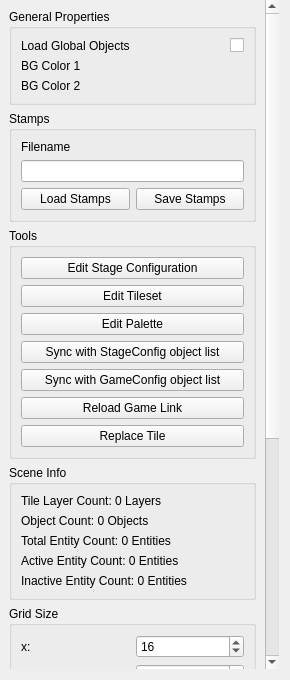
<?xml version="1.0" encoding="UTF-8"?>
<ui version="4.0">
 <class>ScenePropertiesv5</class>
 <widget class="QWidget" name="ScenePropertiesv5">
  <property name="geometry">
   <rect>
    <x>0</x>
    <y>0</y>
    <width>290</width>
    <height>680</height>
   </rect>
  </property>
  <property name="maximumSize">
   <size>
    <width>290</width>
    <height>16777215</height>
   </size>
  </property>
  <property name="windowTitle">
   <string>Form</string>
  </property>
  <layout class="QGridLayout" name="gridLayout">
   <property name="leftMargin">
    <number>0</number>
   </property>
   <property name="topMargin">
    <number>0</number>
   </property>
   <item row="0" column="0">
    <widget class="QScrollArea" name="scrollArea">
     <property name="frameShape">
      <enum>QFrame::NoFrame</enum>
     </property>
     <property name="widgetResizable">
      <bool>true</bool>
     </property>
     <widget class="QWidget" name="scrollAreaWidgetContents">
      <property name="geometry">
       <rect>
        <x>0</x>
        <y>0</y>
        <width>267</width>
        <height>1085</height>
       </rect>
      </property>
      <layout class="QGridLayout" name="gridLayout_3">
       <item row="13" column="0">
        <spacer name="verticalSpacer">
         <property name="orientation">
          <enum>Qt::Vertical</enum>
         </property>
         <property name="sizeHint" stdset="0">
          <size>
           <width>20</width>
           <height>40</height>
          </size>
         </property>
        </spacer>
       </item>
       <item row="14" column="0" colspan="2">
        <widget class="QGroupBox" name="groupBox">
         <property name="title">
          <string>Misc Values</string>
         </property>
         <layout class="QGridLayout" name="gridLayout_6">
          <item row="4" column="0">
           <widget class="QLabel" name="label_12">
            <property name="text">
             <string>Unknown 5</string>
            </property>
           </widget>
          </item>
          <item row="6" column="0">
           <widget class="QLabel" name="label_9">
            <property name="text">
             <string>Unknown 7</string>
            </property>
           </widget>
          </item>
          <item row="8" column="0">
           <widget class="QLabel" name="label_8">
            <property name="text">
             <string>Unknown 9</string>
            </property>
           </widget>
          </item>
          <item row="0" column="0">
           <widget class="QLabel" name="label">
            <property name="text">
             <string>Unknown 1</string>
            </property>
           </widget>
          </item>
          <item row="5" column="0">
           <widget class="QLabel" name="label_10">
            <property name="text">
             <string>Unknown 6</string>
            </property>
           </widget>
          </item>
          <item row="0" column="1">
           <widget class="QSpinBox" name="unknown1">
            <property name="maximum">
             <number>255</number>
            </property>
           </widget>
          </item>
          <item row="7" column="0">
           <widget class="QLabel" name="label_5">
            <property name="text">
             <string>Unknown 8</string>
            </property>
           </widget>
          </item>
          <item row="2" column="0">
           <widget class="QLabel" name="label_14">
            <property name="text">
             <string>Unknown 3</string>
            </property>
           </widget>
          </item>
          <item row="3" column="0">
           <widget class="QLabel" name="label_13">
            <property name="text">
             <string>Unknown 4</string>
            </property>
           </widget>
          </item>
          <item row="1" column="0">
           <widget class="QLabel" name="label_15">
            <property name="text">
             <string>Unknown 2</string>
            </property>
           </widget>
          </item>
          <item row="1" column="1">
           <widget class="QSpinBox" name="unknown2">
            <property name="maximum">
             <number>255</number>
            </property>
           </widget>
          </item>
          <item row="6" column="1">
           <widget class="QSpinBox" name="unknown7">
            <property name="maximum">
             <number>255</number>
            </property>
           </widget>
          </item>
          <item row="5" column="1">
           <widget class="QSpinBox" name="unknown6">
            <property name="maximum">
             <number>255</number>
            </property>
           </widget>
          </item>
          <item row="4" column="1">
           <widget class="QSpinBox" name="unknown5">
            <property name="maximum">
             <number>255</number>
            </property>
           </widget>
          </item>
          <item row="3" column="1">
           <widget class="QSpinBox" name="unknown4">
            <property name="maximum">
             <number>255</number>
            </property>
           </widget>
          </item>
          <item row="2" column="1">
           <widget class="QSpinBox" name="unknown3">
            <property name="maximum">
             <number>255</number>
            </property>
           </widget>
          </item>
          <item row="8" column="1">
           <widget class="QSpinBox" name="unknown9">
            <property name="maximum">
             <number>255</number>
            </property>
           </widget>
          </item>
          <item row="7" column="1">
           <widget class="QSpinBox" name="unknown8">
            <property name="maximum">
             <number>255</number>
            </property>
           </widget>
          </item>
         </layout>
        </widget>
       </item>
       <item row="1" column="0" colspan="2">
        <widget class="QGroupBox" name="stampsBox">
         <property name="title">
          <string>Stamps</string>
         </property>
         <layout class="QGridLayout" name="gridLayout_4">
          <item row="2" column="1">
           <widget class="QPushButton" name="saveStamps">
            <property name="text">
             <string>Save Stamps</string>
            </property>
           </widget>
          </item>
          <item row="0" column="0">
           <widget class="QLabel" name="label_2">
            <property name="text">
             <string>Filename</string>
            </property>
           </widget>
          </item>
          <item row="2" column="0">
           <widget class="QPushButton" name="loadStamps">
            <property name="maximumSize">
             <size>
              <width>16777215</width>
              <height>16777215</height>
             </size>
            </property>
            <property name="text">
             <string>Load Stamps</string>
            </property>
           </widget>
          </item>
          <item row="1" column="0" colspan="2">
           <widget class="QLineEdit" name="stampName"/>
          </item>
         </layout>
        </widget>
       </item>
       <item row="8" column="0" colspan="2">
        <widget class="QGroupBox" name="infoBox">
         <property name="title">
          <string>Scene Info</string>
         </property>
         <layout class="QVBoxLayout" name="verticalLayout">
          <item>
           <widget class="QLabel" name="layerCnt">
            <property name="text">
             <string>Tile Layer Count: 0 Layers</string>
            </property>
           </widget>
          </item>
          <item>
           <widget class="QLabel" name="objCnt">
            <property name="text">
             <string>Object Count: 0 Objects</string>
            </property>
           </widget>
          </item>
          <item>
           <widget class="QLabel" name="entCntTot">
            <property name="text">
             <string>Total Entity Count: 0 Entities</string>
            </property>
           </widget>
          </item>
          <item>
           <widget class="QLabel" name="entCntAct">
            <property name="text">
             <string>Active Entity Count: 0 Entities</string>
            </property>
           </widget>
          </item>
          <item>
           <widget class="QLabel" name="entCntInac">
            <property name="text">
             <string>Inactive Entity Count: 0 Entities</string>
            </property>
           </widget>
          </item>
         </layout>
        </widget>
       </item>
       <item row="0" column="0" colspan="2">
        <widget class="QGroupBox" name="propertiesBox">
         <property name="title">
          <string>General Properties</string>
         </property>
         <layout class="QGridLayout" name="gridLayout_5">
          <item row="0" column="0">
           <widget class="QLabel" name="label_11">
            <property name="text">
             <string>Load Global Objects</string>
            </property>
           </widget>
          </item>
          <item row="1" column="0">
           <widget class="QLabel" name="label_3">
            <property name="text">
             <string>BG Color 1</string>
            </property>
           </widget>
          </item>
          <item row="2" column="0">
           <widget class="QLabel" name="label_4">
            <property name="text">
             <string>BG Color 2</string>
            </property>
           </widget>
          </item>
          <item row="0" column="1">
           <widget class="QCheckBox" name="loadGlobals">
            <property name="layoutDirection">
             <enum>Qt::RightToLeft</enum>
            </property>
            <property name="text">
             <string/>
            </property>
           </widget>
          </item>
          <item row="1" column="1">
           <layout class="QGridLayout" name="bgClrLayout"/>
          </item>
          <item row="2" column="1">
           <layout class="QGridLayout" name="altBGClrLayout"/>
          </item>
         </layout>
        </widget>
       </item>
       <item row="9" column="0" colspan="2">
        <widget class="QGroupBox" name="gridBox">
         <property name="title">
          <string>Grid Size</string>
         </property>
         <layout class="QGridLayout" name="gridLayout_2">
          <item row="0" column="0">
           <widget class="QLabel" name="label_6">
            <property name="text">
             <string>x:</string>
            </property>
           </widget>
          </item>
          <item row="1" column="0">
           <widget class="QLabel" name="label_7">
            <property name="text">
             <string>y:</string>
            </property>
           </widget>
          </item>
          <item row="0" column="1">
           <widget class="QSpinBox" name="gridX">
            <property name="minimum">
             <number>1</number>
            </property>
            <property name="maximum">
             <number>1024</number>
            </property>
            <property name="value">
             <number>16</number>
            </property>
           </widget>
          </item>
          <item row="1" column="1">
           <widget class="QSpinBox" name="gridY">
            <property name="minimum">
             <number>1</number>
            </property>
            <property name="maximum">
             <number>1024</number>
            </property>
            <property name="value">
             <number>16</number>
            </property>
           </widget>
          </item>
         </layout>
        </widget>
       </item>
       <item row="7" column="0" colspan="2">
        <widget class="QGroupBox" name="toolsBox">
         <property name="title">
          <string>Tools</string>
         </property>
         <layout class="QVBoxLayout" name="verticalLayout_2">
          <item>
           <widget class="QPushButton" name="editStageConfig">
            <property name="text">
             <string>Edit Stage Configuration</string>
            </property>
           </widget>
          </item>
          <item>
           <widget class="QPushButton" name="editTSet">
            <property name="text">
             <string>Edit Tileset</string>
            </property>
           </widget>
          </item>
          <item>
           <widget class="QPushButton" name="editPalette">
            <property name="text">
             <string>Edit Palette</string>
            </property>
           </widget>
          </item>
          <item>
           <widget class="QPushButton" name="syncSC">
            <property name="text">
             <string>Sync with StageConfig object list</string>
            </property>
           </widget>
          </item>
          <item>
           <widget class="QPushButton" name="syncGC">
            <property name="text">
             <string>Sync with GameConfig object list</string>
            </property>
           </widget>
          </item>
          <item>
           <widget class="QPushButton" name="reloadLink">
            <property name="text">
             <string>Reload Game Link</string>
            </property>
           </widget>
          </item>
          <item>
           <widget class="QPushButton" name="replaceTile">
            <property name="text">
             <string>Replace Tile</string>
            </property>
           </widget>
          </item>
         </layout>
        </widget>
       </item>
      </layout>
     </widget>
    </widget>
   </item>
  </layout>
 </widget>
 <tabstops>
  <tabstop>scrollArea</tabstop>
  <tabstop>loadGlobals</tabstop>
  <tabstop>stampName</tabstop>
  <tabstop>loadStamps</tabstop>
  <tabstop>saveStamps</tabstop>
  <tabstop>editStageConfig</tabstop>
  <tabstop>editTSet</tabstop>
  <tabstop>editPalette</tabstop>
  <tabstop>syncSC</tabstop>
  <tabstop>syncGC</tabstop>
  <tabstop>reloadLink</tabstop>
  <tabstop>replaceTile</tabstop>
  <tabstop>gridX</tabstop>
  <tabstop>gridY</tabstop>
  <tabstop>unknown1</tabstop>
  <tabstop>unknown2</tabstop>
  <tabstop>unknown3</tabstop>
  <tabstop>unknown4</tabstop>
  <tabstop>unknown5</tabstop>
  <tabstop>unknown6</tabstop>
  <tabstop>unknown7</tabstop>
  <tabstop>unknown8</tabstop>
  <tabstop>unknown9</tabstop>
 </tabstops>
 <resources/>
 <connections/>
</ui>
